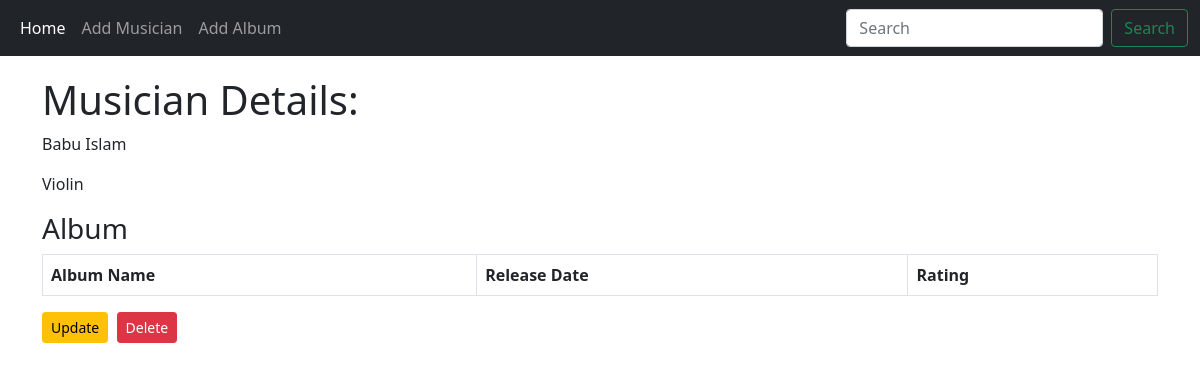
The page /musician_details/2/ on the database its author committed.
### first_app/models.py (models this page shows, shortened)
class Musician(models.Model):
    first_name = models.CharField(max_length=50)
    last_name = models.CharField(max_length=50)
    instrument =models.CharField(max_length=100)

### first_app/views.py (the view)
# urls.py: path('musician_details/<pk>/', views.MusicianDetails.as_view(), name='musician_details'),
class MusicianDetails(DetailView):
    context_object_name = 'musician'
    model = models.Musician
    template_name = 'first_app/musician_details.html'

### first_app/templates/first_app/musician_details.html (shortened to what this page needs)
{% extends 'first_app/base.html' %}
{% block body_block %}
<h1>Musician Details:</h1>
<p>{{musician.first_name}} {{musician.last_name}}</p>
<p>{{musician.instrument}}</p>
<h3>Album</h3>
<table class="table table-bordered">
    <tr>
        <th>Album Name</th>
        <th>Release Date</th>
        <th>Rating</th>
    </tr>
<table>
<a href="{% url 'first_app:musician_update' pk=musician.pk  %}" class = "btn btn-warning btn-sm">Update</a>&nbsp
<a href="{% url 'first_app:delete_musician' pk=musician.pk  %}" class = "btn btn-danger btn-sm">Delete</a>
{% endblock  %}

### rows shown on the page
Musician: first_name "Babu", last_name "Islam", instrument "Violin"
